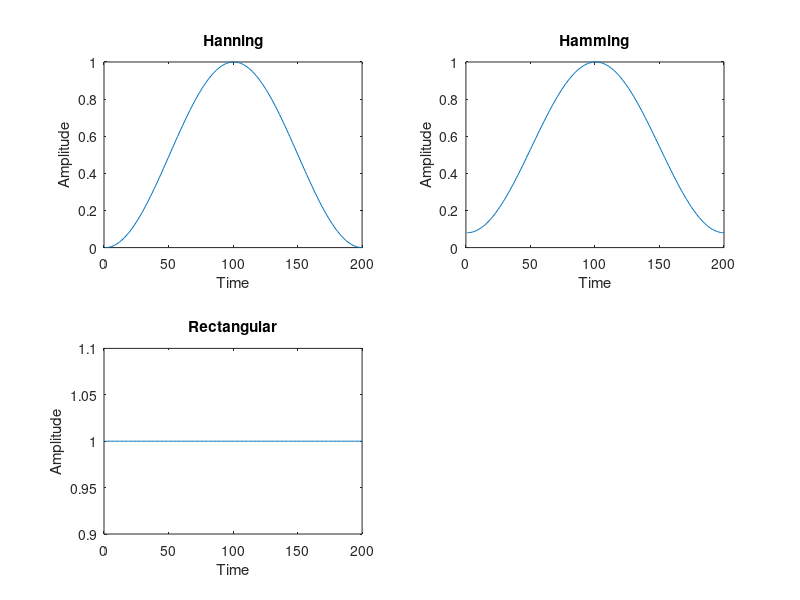
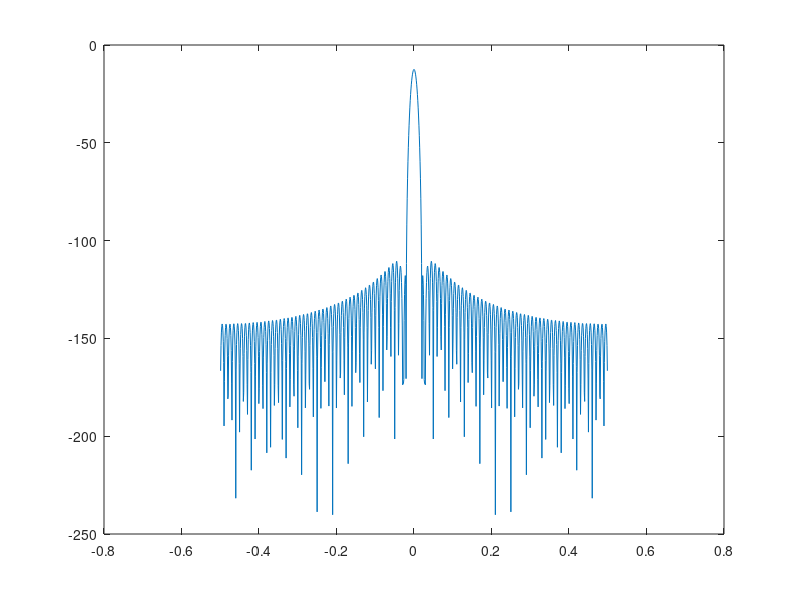

These charts were generated, in order, by the following MATLAB code: (Note: this script raises an error after producing the figures.)
a = 1+mod(257,3);

%%

%problem-1(a)

%fs = 200;
%t = 0 : (1/fs) : 10-(1/fs);
bl = blackman(200);
hn = hanning(200);
hm = hamming(200);
rw = rectwin(200);

subplot(2,2,1);
plot(hn)
title("Hanning");
ylabel("Amplitude");
xlabel("Time");
subplot(2,2,2);
plot(hm)
title("Hamming");
ylabel("Amplitude");
xlabel("Time");
subplot(2,2,3);
plot(rw)
title("Rectangular");
ylabel("Amplitude");
xlabel("Time");



%% 
clc
%problem-1(b)

% a=3 - Hamming Window

n = 1024;
l = [100,200,300];

for i = l
    hm = hamming(i);  
    fft_w = fftshift(fft(hm,n));
    abs_w = abs(fft_w);
    norm_amp = abs(abs_w)/i;
    freq = ((-length(norm_amp)/2):((length(norm_amp)/2)-1))/length(norm_amp);
    figure;
    plot(freq,20*log(norm_amp))
    int2str(i)
    title("Bode Plots for Length = ",i);
    xlabel("Frequency");
    ylabel("Mangnitude (dB)");
end

for i = l
    hm = hamming(i);  
    fft_w = fftshift(fft(hm,n));
    abs_w = abs(fft_w);
    norm_amp = abs(abs_w)/i;
    freq = ((-length(norm_amp)/2):((length(norm_amp)/2)-1))/length(norm_amp);
    figure;
    plot(freq,norm_amp)
    int2str(i)
    title("Spectrum for Length = ",i);
    xlabel("Frequency");
    ylabel("Mangnitude (dB)");
end

%%

%problem-2

a = 1+mod(257,3);
wc = pi/(a+1);
l = 21;
w_rec = rectwin(l);
hm = hamming(l);

r_filter = fir1(l-1,wc/pi,"low",w_rec);
w_filter = fir1(l-1,wc/pi,"low",hm);
figure;
freqz(w_filter,1)
title("Bode plot of Hamming Window Filter")
figure;
freqz(r_filter,1)
title("Bode plot of Rectangular Window Filter")
figure;
impz(w_filter)
title("Impulse Response of Hamming Window Filter")
figure;
impz(r_filter)
title("Impulse Response of Rectangular Window Filter")

%%

%problem-3

clc

[x,Fs] = audioread("C:\Users\Srinath\Documents\NITK\SEM 5\EE386\Experiment-5\Experiment-5\instru3.wav");
m = abs(fft(x));
F = (0:length(m)-1)*Fs/length(m);
figure;
plot(F,m)
title('Instrument-3')
xlabel("Frequency");
ylabel("Amplitude");
fft1 = fft(x);
l1 = length(fft1);
mag1 = abs(fft1);
freq = (0:(l1-1))*(Fs/l1);
[~,peak] = max(mag1);
fund_f1 = freq(peak);


window_length = 100; 
overlap = 10;        
window_length_2 = 150;
fund_f = 775;
l = fund_f-40;
h = fund_f+40;
[A,B,C,D] = butter(8,[l h]/(Fs/2),"bandpass");
d1 = designfilt("bandpassiir",FilterOrder=8,HalfPowerFrequency1=l,HalfPowerFrequency2=h,SampleRate=Fs);
sos = ss2sos(A,B,C,D);


filtered_audio = filtfilt(d1,x);
audiowrite('filtered_audio.wav', filtered_audio, Fs);
sound(filtered_audio, Fs);


figure;
spectrogram(x, hamming(window_length), overlap);
title('Spectrogram of instru3');

figure;
[x1,Fs] = audioread("filtered_audio.wav");
spectrogram(x1, hamming(window_length), overlap);
title('Spectrogram of filtered output');